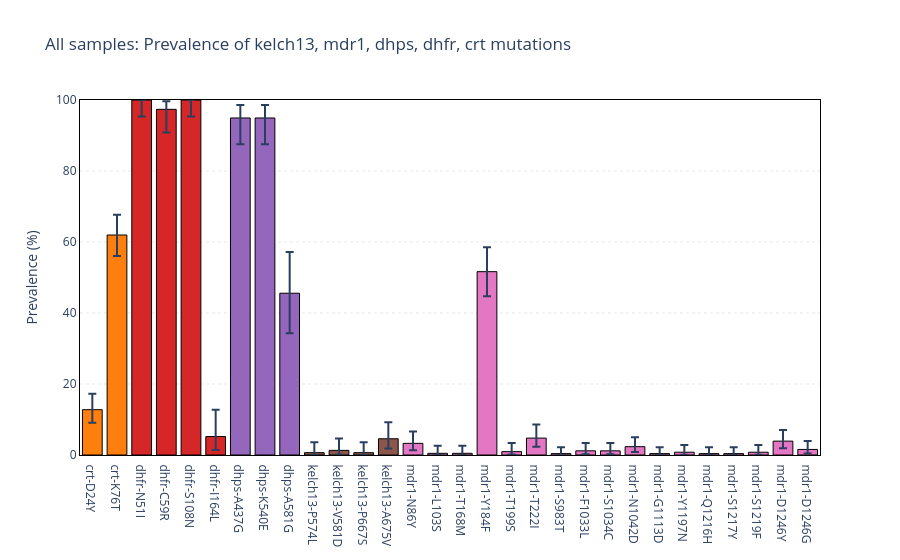

The notebook cell this image was saved under:
### Markdown cell above
### Prevalence

### Code cell
generate_prevalence_barchart(
    analysis_df=analysis_df,
    min_prevalence=min_prevalence,
    fig_prefix="All samples",
    genes=resistance_genes,
)

### Figure 1 — Plotly figure (JSON) as saved in the notebook; plotly's stock layout.template omitted (floating-point values rounded to 4 significant figures)
{"data": [{"customdata": [[284, 282, 36], [284, 284, 176], [77, 77, 77], [77, 76, 74], [77, 77, 77], [77, 77, 4], [79, 79, 75], [79, 79, 75], [79, 79, 36], [153, 153, 1], [153, 153, 2], [153, 153, 1], [153, 153, 7], [213, 213, 7], [213, 213, 1], [213, 211, 1], [213, 213, 110], [213, 212, 2], [213, 210, 10], [256, 256, 1], [255, 255, 3], [256, 256, 3], [256, 256, 6], [256, 256, 1], [256, 256, 2], [256, 256, 1], [256, 256, 1], [256, 256, 2], [256, 256, 10], [256, 256, 4]], "error_y": {"array": [4.467, 5.671, 0.0, 2.311, 0.0, 7.575, 3.667, 3.667, 11.6, 2.934, 3.335, 2.934, 4.624, 3.367, 2.118, 2.138, 6.882, 2.423, 3.821, 1.766, 2.223, 2.214, 2.688, 1.766, 2.012, 1.766, 1.766, 2.012, 3.16, 2.39], "arrayminus": [3.662, 5.923, 4.678, 6.553, 4.678, 3.761, 7.396, 7.396, 11.26, 0.637, 1.148, 0.637, 2.716, 1.955, 0.4576, 0.4619, 6.928, 0.8289, 2.455, 0.3807, 0.9332, 0.9296, 1.479, 0.3807, 0.6865, 0.3807, 0.3807, 0.6865, 2.017, 1.135], "type": "data"}, "hovertemplate": "%{y:0.1f}% (%{customdata[2]}/%{customdata[1]})", "marker": {"color": ["#ff7f0e", "#ff7f0e", "#d62728", "#d62728", "#d62728", "#d62728", "#9467bd", "#9467bd", "#9467bd", "#8c564b", "#8c564b", "#8c564b", "#8c564b", "#e377c3", "#e377c3", "#e377c3", "#e377c3", "#e377c3", "#e377c3", "#e377c3", "#e377c3", "#e377c3", "#e377c3", "#e377c3", "#e377c3", "#e377c3", "#e377c3", "#e377c3", "#e377c3", "#e377c3"], "line": {"color": "black", "width": 1}}, "name": "", "type": "bar", "x": ["crt-D24Y", "crt-K76T", "dhfr-N51I", "dhfr-C59R", "dhfr-S108N", "dhfr-I164L", "dhps-A437G", "dhps-K540E", "dhps-A581G", "kelch13-P574L", "kelch13-V581D", "kelch13-P667S", "kelch13-A675V", "mdr1-N86Y", "mdr1-L103S", "mdr1-T168M", "mdr1-Y184F", "mdr1-T199S", "mdr1-T222I", "mdr1-S983T", "mdr1-F1033L", "mdr1-S1034C", "mdr1-N1042D", "mdr1-G1113D", "mdr1-Y1197N", "mdr1-Q1216H", "mdr1-S1217Y", "mdr1-S1219F", "mdr1-D1246Y", "mdr1-D1246G"], "y": [12.77, 61.97, 100.0, 97.37, 100.0, 5.195, 94.94, 94.94, 45.57, 0.6536, 1.307, 0.6536, 4.575, 3.286, 0.4695, 0.4739, 51.64, 0.9434, 4.762, 0.3906, 1.176, 1.172, 2.344, 0.3906, 0.7812, 0.3906, 0.3906, 0.7812, 3.906, 1.562]}], "layout": {"hovermode": "x unified", "legend": {"orientation": "h", "x": 0, "xanchor": "left", "y": 1.02, "yanchor": "bottom"}, "plot_bgcolor": "rgba(0,0,0,0)", "title": {"text": "All samples: Prevalence of kelch13, mdr1, dhps, dhfr, crt mutations"}, "xaxis": {"linecolor": "black", "linewidth": 1, "mirror": true, "showline": true}, "yaxis": {"gridcolor": "lightgray", "griddash": "dot", "gridwidth": 0.5, "linecolor": "black", "linewidth": 1, "mirror": true, "range": [0, 100], "showgrid": true, "showline": true, "title": {"text": "Prevalence (%)"}}}}
